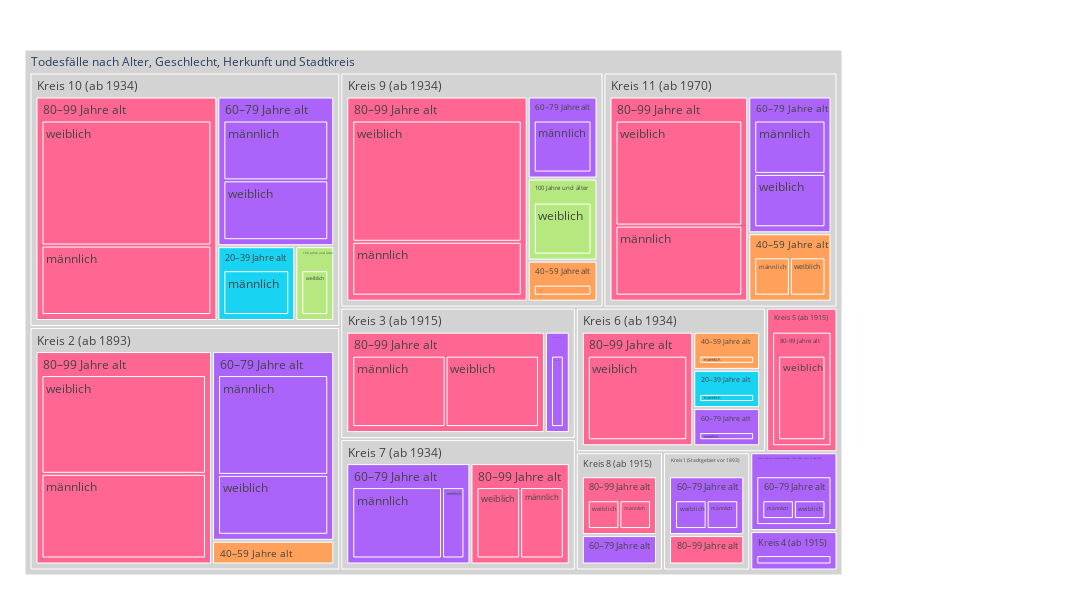

Here is the notebook cell this chart was saved with:
### Code cell
my_Title = "Todesfälle nach Alter, Geschlecht, Herkunft und Stadtkreis"

fig = px.treemap(myTreemapAgg.reset_index(), path=[px.Constant(my_Title),'KreiseZH_lang', 'ALT_lang', 'SEX_lang']
                 , values='sum_WBev'
                 , color='ALT_lang'
                 ## bei discrete scales (bei Klassen und Strings):                 
                 #, color_discrete_map={'(?)':'lightgrey','EVP':'gold', 'Ausländer/in':'#FF3030', 'PdA':'#EE3B3B', 'Grüne':'#A2CD5A','GLP':'#CAFF70','Die Mitte':'orange','FDP':'#104E8B','AL':'deeppink','SVP':'forestgreen', 'FL ZÜRI':'#8B864E','Volt':'#lightblue' }         
                 , color_discrete_map={'(?)':'lightgrey','Schweizer/in':'gold', 'SP':'#FF3030' }               
                 ## bei continuous scales (bei Zahlenwerten):
                , color_continuous_scale='blues'
                #, color_continuous_midpoint=np.average(df['AnzBestWir'], weights=df['AnzBestWir'])   
                 ,height=600
                 ,width=1100
                )
fig.update_traces(root_color="grey")
fig.update_layout(margin = dict(t=50, l=25, r=250, b=25))
fig.data[0].hovertemplate = '%{label}<br><br>AnzPers:<br>%{value}<extra></extra>'
fig.show()

### Figure 1 — Plotly figure (JSON) as saved in the notebook; plotly's stock layout.template omitted (floating-point values rounded to 4 significant figures)
{"data": [{"branchvalues": "total", "customdata": [["60–79 Jahre alt"], ["60–79 Jahre alt"], ["40–59 Jahre alt"], ["40–59 Jahre alt"], ["40–59 Jahre alt"], ["20–39 Jahre alt"], ["60–79 Jahre alt"], ["60–79 Jahre alt"], ["60–79 Jahre alt"], ["60–79 Jahre alt"], ["80–99 Jahre alt"], ["20–39 Jahre alt"], ["20–39 Jahre alt"], ["40–59 Jahre alt"], ["60–79 Jahre alt"], ["60–79 Jahre alt"], ["80–99 Jahre alt"], ["80–99 Jahre alt"], ["60–79 Jahre alt"], ["80–99 Jahre alt"], ["80–99 Jahre alt"], ["60–79 Jahre alt"], ["100 Jahre und älter"], ["100 Jahre und älter"], ["(?)"], ["80–99 Jahre alt"], ["(?)"], ["(?)"], ["80–99 Jahre alt"], ["80–99 Jahre alt"], ["80–99 Jahre alt"], ["60–79 Jahre alt"], ["80–99 Jahre alt"], ["60–79 Jahre alt"], ["80–99 Jahre alt"], ["80–99 Jahre alt"], ["60–79 Jahre alt"], ["80–99 Jahre alt"], ["80–99 Jahre alt"], ["80–99 Jahre alt"], ["60–79 Jahre alt"], ["60–79 Jahre alt"], ["60–79 Jahre alt"], ["60–79 Jahre alt"], ["(?)"], ["(?)"], ["(?)"], ["80–99 Jahre alt"], ["(?)"], ["80–99 Jahre alt"], ["80–99 Jahre alt"], ["40–59 Jahre alt"], ["60–79 Jahre alt"], ["20–39 Jahre alt"], ["60–79 Jahre alt"], ["80–99 Jahre alt"], ["(?)"], ["(?)"], ["40–59 Jahre alt"], ["80–99 Jahre alt"], ["80–99 Jahre alt"], ["80–99 Jahre alt"], ["80–99 Jahre alt"], ["80–99 Jahre alt"], ["80–99 Jahre alt"], ["60–79 Jahre alt"], ["60–79 Jahre alt"], ["60–79 Jahre alt"], ["60–79 Jahre alt"], ["60–79 Jahre alt"], ["60–79 Jahre alt"], ["60–79 Jahre alt"], ["80–99 Jahre alt"], ["60–79 Jahre alt"], ["40–59 Jahre alt"], ["40–59 Jahre alt"], ["100 Jahre und älter"], ["60–79 Jahre alt"], ["60–79 Jahre alt"], ["100 Jahre und älter"], ["80–99 Jahre alt"], ["80–99 Jahre alt"], ["60–79 Jahre alt"], ["40–59 Jahre alt"], ["(?)"]], "domain": {"x": [0, 1], "y": [0, 1]}, "hovertemplate": "%{label}<br><br>AnzPers:<br>%{value}<extra></extra>", "ids": ["Todesfälle nach Alter, Geschlecht, Herkunft und Stadtkreis/Kreis 4 (ab 1915)", "Todesfälle nach Alter, Geschlecht, Herkunft und Stadtkreis/Kreis 1 (Stadtgebiet vor 1893)/60–79 Jahre alt/weiblich", "Todesfälle nach Alter, Geschlecht, Herkunft und Stadtkreis/Kreis 2 (ab 1893)/40–59 Jahre alt", "Todesfälle nach Alter, Geschlecht, Herkunft und Stadtkreis/Kreis 6 (ab 1934)/40–59 Jahre alt", "Todesfälle nach Alter, Geschlecht, Herkunft und Stadtkreis/Kreis 9 (ab 1934)/40–59 Jahre alt", "Todesfälle nach Alter, Geschlecht, Herkunft und Stadtkreis/Kreis 10 (ab 1934)/20–39 Jahre alt/männlich", "Todesfälle nach Alter, Geschlecht, Herkunft und Stadtkreis/Kreis 4 (ab 1915)/60–79 Jahre alt/männlich", "Todesfälle nach Alter, Geschlecht, Herkunft und Stadtkreis/Kreis 11 (ab 1970)/60–79 Jahre alt", "Todesfälle nach Alter, Geschlecht, Herkunft und Stadtkreis/Kreis 2 (ab 1893)/60–79 Jahre alt", "Todesfälle nach Alter, Geschlecht, Herkunft und Stadtkreis/Kreis 3 (ab 1915)/60–79 Jahre alt", "Todesfälle nach Alter, Geschlecht, Herkunft und Stadtkreis/Kreis 3 (ab 1915)/80–99 Jahre alt/männlich", "Todesfälle nach Alter, Geschlecht, Herkunft und Stadtkreis/Kreis 10 (ab 1934)/20–39 Jahre alt", "Todesfälle nach Alter, Geschlecht, Herkunft und Stadtkreis/Kreis 6 (ab 1934)/20–39 Jahre alt", "Todesfälle nach Alter, Geschlecht, Herkunft und Stadtkreis/Kreis 11 (ab 1970)/40–59 Jahre alt", "Todesfälle nach Alter, Geschlecht, Herkunft und Stadtkreis/Kreis 6 (ab 1934)/60–79 Jahre alt", "Todesfälle nach Alter, Geschlecht, Herkunft und Stadtkreis/Kreis 4 (ab 1915)/60–79 Jahre alt", "Todesfälle nach Alter, Geschlecht, Herkunft und Stadtkreis/Kreis 8 (ab 1915)/80–99 Jahre alt", "Todesfälle nach Alter, Geschlecht, Herkunft und Stadtkreis/Kreis 9 (ab 1934)/80–99 Jahre alt", "Todesfälle nach Alter, Geschlecht, Herkunft und Stadtkreis/Kreis 9 (ab 1934)/60–79 Jahre alt", "Todesfälle nach Alter, Geschlecht, Herkunft und Stadtkreis/Kreis 7 (ab 1934)/80–99 Jahre alt/weiblich", "Todesfälle nach Alter, Geschlecht, Herkunft und Stadtkreis/Kreis 8 (ab 1915)/80–99 Jahre alt/weiblich", "Todesfälle nach Alter, Geschlecht, Herkunft und Stadtkreis/altes Quartier Schwamendingen (1934-1969); Kreis 12 (ab 1970)", "Todesfälle nach Alter, Geschlecht, Herkunft und Stadtkreis/Kreis 10 (ab 1934)/100 Jahre und älter", "Todesfälle nach Alter, Geschlecht, Herkunft und Stadtkreis/Kreis 9 (ab 1934)/100 Jahre und älter", "Todesfälle nach Alter, Geschlecht, Herkunft und Stadtkreis/Kreis 6 (ab 1934)", "Todesfälle nach Alter, Geschlecht, Herkunft und Stadtkreis/Kreis 5 (ab 1915)", "Todesfälle nach Alter, Geschlecht, Herkunft und Stadtkreis/Kreis 3 (ab 1915)", "Todesfälle nach Alter, Geschlecht, Herkunft und Stadtkreis/Kreis 11 (ab 1970)", "Todesfälle nach Alter, Geschlecht, Herkunft und Stadtkreis/Kreis 7 (ab 1934)/80–99 Jahre alt", "Todesfälle nach Alter, Geschlecht, Herkunft und Stadtkreis/Kreis 5 (ab 1915)/80–99 Jahre alt", "Todesfälle nach Alter, Geschlecht, Herkunft und Stadtkreis/Kreis 1 (Stadtgebiet vor 1893)/80–99 Jahre alt", "Todesfälle nach Alter, Geschlecht, Herkunft und Stadtkreis/altes Quartier Schwamendingen (1934-1969); Kreis 12 (ab 1970)/60–79 Jahre alt", "Todesfälle nach Alter, Geschlecht, Herkunft und Stadtkreis/Kreis 6 (ab 1934)/80–99 Jahre alt/weiblich", "Todesfälle nach Alter, Geschlecht, Herkunft und Stadtkreis/Kreis 7 (ab 1934)/60–79 Jahre alt", "Todesfälle nach Alter, Geschlecht, Herkunft und Stadtkreis/Kreis 5 (ab 1915)/80–99 Jahre alt/weiblich", "Todesfälle nach Alter, Geschlecht, Herkunft und Stadtkreis/Kreis 9 (ab 1934)/80–99 Jahre alt/weiblich", "Todesfälle nach Alter, Geschlecht, Herkunft und Stadtkreis/Kreis 11 (ab 1970)/60–79 Jahre alt/männlich", "Todesfälle nach Alter, Geschlecht, Herkunft und Stadtkreis/Kreis 11 (ab 1970)/80–99 Jahre alt/männlich", "Todesfälle nach Alter, Geschlecht, Herkunft und Stadtkreis/Kreis 2 (ab 1893)/80–99 Jahre alt/männlich", "Todesfälle nach Alter, Geschlecht, Herkunft und Stadtkreis/Kreis 8 (ab 1915)/80–99 Jahre alt/männlich", "Todesfälle nach Alter, Geschlecht, Herkunft und Stadtkreis/Kreis 7 (ab 1934)/60–79 Jahre alt/männlich", "Todesfälle nach Alter, Geschlecht, Herkunft und Stadtkreis/Kreis 10 (ab 1934)/60–79 Jahre alt/männlich", "Todesfälle nach Alter, Geschlecht, Herkunft und Stadtkreis/Kreis 1 (Stadtgebiet vor 1893)/60–79 Jahre alt/männlich", "Todesfälle nach Alter, Geschlecht, Herkunft und Stadtkreis/altes Quartier Schwamendingen (1934-1969); Kreis 12 (ab 1970)/60–79 Jahre alt/männlich", "Todesfälle nach Alter, Geschlecht, Herkunft und Stadtkreis/Kreis 2 (ab 1893)", "Todesfälle nach Alter, Geschlecht, Herkunft und Stadtkreis/Kreis 9 (ab 1934)", "Todesfälle nach Alter, Geschlecht, Herkunft und Stadtkreis/Kreis 8 (ab 1915)", "Todesfälle nach Alter, Geschlecht, Herkunft und Stadtkreis/Kreis 11 (ab 1970)/80–99 Jahre alt", "Todesfälle nach Alter, Geschlecht, Herkunft und Stadtkreis/Kreis 7 (ab 1934)", "Todesfälle nach Alter, Geschlecht, Herkunft und Stadtkreis/Kreis 2 (ab 1893)/80–99 Jahre alt", "Todesfälle nach Alter, Geschlecht, Herkunft und Stadtkreis/Kreis 3 (ab 1915)/80–99 Jahre alt", "Todesfälle nach Alter, Geschlecht, Herkunft und Stadtkreis/Kreis 6 (ab 1934)/40–59 Jahre alt/männlich", "Todesfälle nach Alter, Geschlecht, Herkunft und Stadtkreis/Kreis 9 (ab 1934)/60–79 Jahre alt/männlich", "Todesfälle nach Alter, Geschlecht, Herkunft und Stadtkreis/Kreis 6 (ab 1934)/20–39 Jahre alt/männlich", "Todesfälle nach Alter, Geschlecht, Herkunft und Stadtkreis/Kreis 2 (ab 1893)/60–79 Jahre alt/männlich", "Todesfälle nach Alter, Geschlecht, Herkunft und Stadtkreis/Kreis 10 (ab 1934)/80–99 Jahre alt", "Todesfälle nach Alter, Geschlecht, Herkunft und Stadtkreis/Kreis 1 (Stadtgebiet vor 1893)", "Todesfälle nach Alter, Geschlecht, Herkunft und Stadtkreis/Kreis 10 (ab 1934)", "Todesfälle nach Alter, Geschlecht, Herkunft und Stadtkreis/Kreis 11 (ab 1970)/40–59 Jahre alt/männlich", "Todesfälle nach Alter, Geschlecht, Herkunft und Stadtkreis/Kreis 6 (ab 1934)/80–99 Jahre alt", "Todesfälle nach Alter, Geschlecht, Herkunft und Stadtkreis/Kreis 2 (ab 1893)/80–99 Jahre alt/weiblich", "Todesfälle nach Alter, Geschlecht, Herkunft und Stadtkreis/Kreis 10 (ab 1934)/80–99 Jahre alt/männlich", "Todesfälle nach Alter, Geschlecht, Herkunft und Stadtkreis/Kreis 11 (ab 1970)/80–99 Jahre alt/weiblich", "Todesfälle nach Alter, Geschlecht, Herkunft und Stadtkreis/Kreis 3 (ab 1915)/80–99 Jahre alt/weiblich", "Todesfälle nach Alter, Geschlecht, Herkunft und Stadtkreis/Kreis 10 (ab 1934)/80–99 Jahre alt/weiblich", "Todesfälle nach Alter, Geschlecht, Herkunft und Stadtkreis/altes Quartier Schwamendingen (1934-1969); Kreis 12 (ab 1970)/60–79 Jahre alt/weiblich", "Todesfälle nach Alter, Geschlecht, Herkunft und Stadtkreis/Kreis 8 (ab 1915)/60–79 Jahre alt/weiblich", "Todesfälle nach Alter, Geschlecht, Herkunft und Stadtkreis/Kreis 7 (ab 1934)/60–79 Jahre alt/weiblich", "Todesfälle nach Alter, Geschlecht, Herkunft und Stadtkreis/Kreis 6 (ab 1934)/60–79 Jahre alt/weiblich", "Todesfälle nach Alter, Geschlecht, Herkunft und Stadtkreis/Kreis 3 (ab 1915)/60–79 Jahre alt/weiblich", "Todesfälle nach Alter, Geschlecht, Herkunft und Stadtkreis/Kreis 2 (ab 1893)/60–79 Jahre alt/weiblich", "Todesfälle nach Alter, Geschlecht, Herkunft und Stadtkreis/Kreis 11 (ab 1970)/60–79 Jahre alt/weiblich", "Todesfälle nach Alter, Geschlecht, Herkunft und Stadtkreis/Kreis 1 (Stadtgebiet vor 1893)/80–99 Jahre alt/männlich", "Todesfälle nach Alter, Geschlecht, Herkunft und Stadtkreis/Kreis 10 (ab 1934)/60–79 Jahre alt/weiblich", "Todesfälle nach Alter, Geschlecht, Herkunft und Stadtkreis/Kreis 2 (ab 1893)/40–59 Jahre alt/weiblich", "Todesfälle nach Alter, Geschlecht, Herkunft und Stadtkreis/Kreis 11 (ab 1970)/40–59 Jahre alt/weiblich", "Todesfälle nach Alter, Geschlecht, Herkunft und Stadtkreis/Kreis 9 (ab 1934)/100 Jahre und älter/weiblich", "Todesfälle nach Alter, Geschlecht, Herkunft und Stadtkreis/Kreis 1 (Stadtgebiet vor 1893)/60–79 Jahre alt", "Todesfälle nach Alter, Geschlecht, Herkunft und Stadtkreis/Kreis 10 (ab 1934)/60–79 Jahre alt", "Todesfälle nach Alter, Geschlecht, Herkunft und Stadtkreis/Kreis 10 (ab 1934)/100 Jahre und älter/weiblich", "Todesfälle nach Alter, Geschlecht, Herkunft und Stadtkreis/Kreis 9 (ab 1934)/80–99 Jahre alt/männlich", "Todesfälle nach Alter, Geschlecht, Herkunft und Stadtkreis/Kreis 7 (ab 1934)/80–99 Jahre alt/männlich", "Todesfälle nach Alter, Geschlecht, Herkunft und Stadtkreis/Kreis 8 (ab 1915)/60–79 Jahre alt", "Todesfälle nach Alter, Geschlecht, Herkunft und Stadtkreis/Kreis 9 (ab 1934)/40–59 Jahre alt/weiblich", "Todesfälle nach Alter, Geschlecht, Herkunft und Stadtkreis"], "labels": ["Kreis 4 (ab 1915)", "weiblich", "40–59 Jahre alt", "40–59 Jahre alt", "40–59 Jahre alt", "männlich", "männlich", "60–79 Jahre alt", "60–79 Jahre alt", "60–79 Jahre alt", "männlich", "20–39 Jahre alt", "20–39 Jahre alt", "40–59 Jahre alt", "60–79 Jahre alt", "60–79 Jahre alt", "80–99 Jahre alt", "80–99 Jahre alt", "60–79 Jahre alt", "weiblich", "weiblich", "altes Quartier Schwamendingen (1934-1969); Kreis 12 (ab 1970)", "100 Jahre und älter", "100 Jahre und älter", "Kreis 6 (ab 1934)", "Kreis 5 (ab 1915)", "Kreis 3 (ab 1915)", "Kreis 11 (ab 1970)", "80–99 Jahre alt", "80–99 Jahre alt", "80–99 Jahre alt", "60–79 Jahre alt", "weiblich", "60–79 Jahre alt", "weiblich", "weiblich", "männlich", "männlich", "männlich", "männlich", "männlich", "männlich", "männlich", "männlich", "Kreis 2 (ab 1893)", "Kreis 9 (ab 1934)", "Kreis 8 (ab 1915)", "80–99 Jahre alt", "Kreis 7 (ab 1934)", "80–99 Jahre alt", "80–99 Jahre alt", "männlich", "männlich", "männlich", "männlich", "80–99 Jahre alt", "Kreis 1 (Stadtgebiet vor 1893)", "Kreis 10 (ab 1934)", "männlich", "80–99 Jahre alt", "weiblich", "männlich", "weiblich", "weiblich", "weiblich", "weiblich", "weiblich", "weiblich", "weiblich", "weiblich", "weiblich", "weiblich", "männlich", "weiblich", "weiblich", "weiblich", "weiblich", "60–79 Jahre alt", "60–79 Jahre alt", "weiblich", "männlich", "männlich", "60–79 Jahre alt", "weiblich", "Todesfälle nach Alter, Geschlecht, Herkunft und Stadtkreis"], "marker": {"colors": ["#ab63fa", "#ab63fa", "#FFA15A", "#FFA15A", "#FFA15A", "#19d3f3", "#ab63fa", "#ab63fa", "#ab63fa", "#ab63fa", "#FF6692", "#19d3f3", "#19d3f3", "#FFA15A", "#ab63fa", "#ab63fa", "#FF6692", "#FF6692", "#ab63fa", "#FF6692", "#FF6692", "#ab63fa", "#B6E880", "#B6E880", "lightgrey", "#FF6692", "lightgrey", "lightgrey", "#FF6692", "#FF6692", "#FF6692", "#ab63fa", "#FF6692", "#ab63fa", "#FF6692", "#FF6692", "#ab63fa", "#FF6692", "#FF6692", "#FF6692", "#ab63fa", "#ab63fa", "#ab63fa", "#ab63fa", "lightgrey", "lightgrey", "lightgrey", "#FF6692", "lightgrey", "#FF6692", "#FF6692", "#FFA15A", "#ab63fa", "#19d3f3", "#ab63fa", "#FF6692", "lightgrey", "lightgrey", "#FFA15A", "#FF6692", "#FF6692", "#FF6692", "#FF6692", "#FF6692", "#FF6692", "#ab63fa", "#ab63fa", "#ab63fa", "#ab63fa", "#ab63fa", "#ab63fa", "#ab63fa", "#FF6692", "#ab63fa", "#FFA15A", "#FFA15A", "#B6E880", "#ab63fa", "#ab63fa", "#B6E880", "#FF6692", "#FF6692", "#ab63fa", "#FFA15A", "lightgrey"]}, "name": "", "parents": ["Todesfälle nach Alter, Geschlecht, Herkunft und Stadtkreis", "Todesfälle nach Alter, Geschlecht, Herkunft und Stadtkreis/Kreis 1 (Stadtgebiet vor 1893)/60–79 Jahre alt", "Todesfälle nach Alter, Geschlecht, Herkunft und Stadtkreis/Kreis 2 (ab 1893)", "Todesfälle nach Alter, Geschlecht, Herkunft und Stadtkreis/Kreis 6 (ab 1934)", "Todesfälle nach Alter, Geschlecht, Herkunft und Stadtkreis/Kreis 9 (ab 1934)", "Todesfälle nach Alter, Geschlecht, Herkunft und Stadtkreis/Kreis 10 (ab 1934)/20–39 Jahre alt", "Todesfälle nach Alter, Geschlecht, Herkunft und Stadtkreis/Kreis 4 (ab 1915)/60–79 Jahre alt", "Todesfälle nach Alter, Geschlecht, Herkunft und Stadtkreis/Kreis 11 (ab 1970)", "Todesfälle nach Alter, Geschlecht, Herkunft und Stadtkreis/Kreis 2 (ab 1893)", "Todesfälle nach Alter, Geschlecht, Herkunft und Stadtkreis/Kreis 3 (ab 1915)", "Todesfälle nach Alter, Geschlecht, Herkunft und Stadtkreis/Kreis 3 (ab 1915)/80–99 Jahre alt", "Todesfälle nach Alter, Geschlecht, Herkunft und Stadtkreis/Kreis 10 (ab 1934)", "Todesfälle nach Alter, Geschlecht, Herkunft und Stadtkreis/Kreis 6 (ab 1934)", "Todesfälle nach Alter, Geschlecht, Herkunft und Stadtkreis/Kreis 11 (ab 1970)", "Todesfälle nach Alter, Geschlecht, Herkunft und Stadtkreis/Kreis 6 (ab 1934)", "Todesfälle nach Alter, Geschlecht, Herkunft und Stadtkreis/Kreis 4 (ab 1915)", "Todesfälle nach Alter, Geschlecht, Herkunft und Stadtkreis/Kreis 8 (ab 1915)", "Todesfälle nach Alter, Geschlecht, Herkunft und Stadtkreis/Kreis 9 (ab 1934)", "Todesfälle nach Alter, Geschlecht, Herkunft und Stadtkreis/Kreis 9 (ab 1934)", "Todesfälle nach Alter, Geschlecht, Herkunft und Stadtkreis/Kreis 7 (ab 1934)/80–99 Jahre alt", "Todesfälle nach Alter, Geschlecht, Herkunft und Stadtkreis/Kreis 8 (ab 1915)/80–99 Jahre alt", "Todesfälle nach Alter, Geschlecht, Herkunft und Stadtkreis", "Todesfälle nach Alter, Geschlecht, Herkunft und Stadtkreis/Kreis 10 (ab 1934)", "Todesfälle nach Alter, Geschlecht, Herkunft und Stadtkreis/Kreis 9 (ab 1934)", "Todesfälle nach Alter, Geschlecht, Herkunft und Stadtkreis", "Todesfälle nach Alter, Geschlecht, Herkunft und Stadtkreis", "Todesfälle nach Alter, Geschlecht, Herkunft und Stadtkreis", "Todesfälle nach Alter, Geschlecht, Herkunft und Stadtkreis", "Todesfälle nach Alter, Geschlecht, Herkunft und Stadtkreis/Kreis 7 (ab 1934)", "Todesfälle nach Alter, Geschlecht, Herkunft und Stadtkreis/Kreis 5 (ab 1915)", "Todesfälle nach Alter, Geschlecht, Herkunft und Stadtkreis/Kreis 1 (Stadtgebiet vor 1893)", "Todesfälle nach Alter, Geschlecht, Herkunft und Stadtkreis/altes Quartier Schwamendingen (1934-1969); Kreis 12 (ab 1970)", "Todesfälle nach Alter, Geschlecht, Herkunft und Stadtkreis/Kreis 6 (ab 1934)/80–99 Jahre alt", "Todesfälle nach Alter, Geschlecht, Herkunft und Stadtkreis/Kreis 7 (ab 1934)", "Todesfälle nach Alter, Geschlecht, Herkunft und Stadtkreis/Kreis 5 (ab 1915)/80–99 Jahre alt", "Todesfälle nach Alter, Geschlecht, Herkunft und Stadtkreis/Kreis 9 (ab 1934)/80–99 Jahre alt", "Todesfälle nach Alter, Geschlecht, Herkunft und Stadtkreis/Kreis 11 (ab 1970)/60–79 Jahre alt", "Todesfälle nach Alter, Geschlecht, Herkunft und Stadtkreis/Kreis 11 (ab 1970)/80–99 Jahre alt", "Todesfälle nach Alter, Geschlecht, Herkunft und Stadtkreis/Kreis 2 (ab 1893)/80–99 Jahre alt", "Todesfälle nach Alter, Geschlecht, Herkunft und Stadtkreis/Kreis 8 (ab 1915)/80–99 Jahre alt", "Todesfälle nach Alter, Geschlecht, Herkunft und Stadtkreis/Kreis 7 (ab 1934)/60–79 Jahre alt", "Todesfälle nach Alter, Geschlecht, Herkunft und Stadtkreis/Kreis 10 (ab 1934)/60–79 Jahre alt", "Todesfälle nach Alter, Geschlecht, Herkunft und Stadtkreis/Kreis 1 (Stadtgebiet vor 1893)/60–79 Jahre alt", "Todesfälle nach Alter, Geschlecht, Herkunft und Stadtkreis/altes Quartier Schwamendingen (1934-1969); Kreis 12 (ab 1970)/60–79 Jahre alt", "Todesfälle nach Alter, Geschlecht, Herkunft und Stadtkreis", "Todesfälle nach Alter, Geschlecht, Herkunft und Stadtkreis", "Todesfälle nach Alter, Geschlecht, Herkunft und Stadtkreis", "Todesfälle nach Alter, Geschlecht, Herkunft und Stadtkreis/Kreis 11 (ab 1970)", "Todesfälle nach Alter, Geschlecht, Herkunft und Stadtkreis", "Todesfälle nach Alter, Geschlecht, Herkunft und Stadtkreis/Kreis 2 (ab 1893)", "Todesfälle nach Alter, Geschlecht, Herkunft und Stadtkreis/Kreis 3 (ab 1915)", "Todesfälle nach Alter, Geschlecht, Herkunft und Stadtkreis/Kreis 6 (ab 1934)/40–59 Jahre alt", "Todesfälle nach Alter, Geschlecht, Herkunft und Stadtkreis/Kreis 9 (ab 1934)/60–79 Jahre alt", "Todesfälle nach Alter, Geschlecht, Herkunft und Stadtkreis/Kreis 6 (ab 1934)/20–39 Jahre alt", "Todesfälle nach Alter, Geschlecht, Herkunft und Stadtkreis/Kreis 2 (ab 1893)/60–79 Jahre alt", "Todesfälle nach Alter, Geschlecht, Herkunft und Stadtkreis/Kreis 10 (ab 1934)", "Todesfälle nach Alter, Geschlecht, Herkunft und Stadtkreis", "Todesfälle nach Alter, Geschlecht, Herkunft und Stadtkreis", "Todesfälle nach Alter, Geschlecht, Herkunft und Stadtkreis/Kreis 11 (ab 1970)/40–59 Jahre alt", "Todesfälle nach Alter, Geschlecht, Herkunft und Stadtkreis/Kreis 6 (ab 1934)", "Todesfälle nach Alter, Geschlecht, Herkunft und Stadtkreis/Kreis 2 (ab 1893)/80–99 Jahre alt", "Todesfälle nach Alter, Geschlecht, Herkunft und Stadtkreis/Kreis 10 (ab 1934)/80–99 Jahre alt", "Todesfälle nach Alter, Geschlecht, Herkunft und Stadtkreis/Kreis 11 (ab 1970)/80–99 Jahre alt", "Todesfälle nach Alter, Geschlecht, Herkunft und Stadtkreis/Kreis 3 (ab 1915)/80–99 Jahre alt", "Todesfälle nach Alter, Geschlecht, Herkunft und Stadtkreis/Kreis 10 (ab 1934)/80–99 Jahre alt", "Todesfälle nach Alter, Geschlecht, Herkunft und Stadtkreis/altes Quartier Schwamendingen (1934-1969); Kreis 12 (ab 1970)/60–79 Jahre alt", "Todesfälle nach Alter, Geschlecht, Herkunft und Stadtkreis/Kreis 8 (ab 1915)/60–79 Jahre alt", "Todesfälle nach Alter, Geschlecht, Herkunft und Stadtkreis/Kreis 7 (ab 1934)/60–79 Jahre alt", "Todesfälle nach Alter, Geschlecht, Herkunft und Stadtkreis/Kreis 6 (ab 1934)/60–79 Jahre alt", "Todesfälle nach Alter, Geschlecht, Herkunft und Stadtkreis/Kreis 3 (ab 1915)/60–79 Jahre alt", "Todesfälle nach Alter, Geschlecht, Herkunft und Stadtkreis/Kreis 2 (ab 1893)/60–79 Jahre alt", "Todesfälle nach Alter, Geschlecht, Herkunft und Stadtkreis/Kreis 11 (ab 1970)/60–79 Jahre alt", "Todesfälle nach Alter, Geschlecht, Herkunft und Stadtkreis/Kreis 1 (Stadtgebiet vor 1893)/80–99 Jahre alt", "Todesfälle nach Alter, Geschlecht, Herkunft und Stadtkreis/Kreis 10 (ab 1934)/60–79 Jahre alt", "Todesfälle nach Alter, Geschlecht, Herkunft und Stadtkreis/Kreis 2 (ab 1893)/40–59 Jahre alt", "Todesfälle nach Alter, Geschlecht, Herkunft und Stadtkreis/Kreis 11 (ab 1970)/40–59 Jahre alt", "Todesfälle nach Alter, Geschlecht, Herkunft und Stadtkreis/Kreis 9 (ab 1934)/100 Jahre und älter", "Todesfälle nach Alter, Geschlecht, Herkunft und Stadtkreis/Kreis 1 (Stadtgebiet vor 1893)", "Todesfälle nach Alter, Geschlecht, Herkunft und Stadtkreis/Kreis 10 (ab 1934)", "Todesfälle nach Alter, Geschlecht, Herkunft und Stadtkreis/Kreis 10 (ab 1934)/100 Jahre und älter", "Todesfälle nach Alter, Geschlecht, Herkunft und Stadtkreis/Kreis 9 (ab 1934)/80–99 Jahre alt", "Todesfälle nach Alter, Geschlecht, Herkunft und Stadtkreis/Kreis 7 (ab 1934)/80–99 Jahre alt", "Todesfälle nach Alter, Geschlecht, Herkunft und Stadtkreis/Kreis 8 (ab 1915)", "Todesfälle nach Alter, Geschlecht, Herkunft und Stadtkreis/Kreis 9 (ab 1934)/40–59 Jahre alt", ""], "root": {"color": "grey"}, "type": "treemap", "values": [2, 2, 2, 2, 2, 4, 2, 8, 16, 2, 8, 4, 2, 4, 2, 2, 4, 26, 4, 4, 2, 4, 2, 4, 16, 6, 18, 32, 8, 6, 2, 4, 10, 10, 6, 18, 4, 8, 12, 2, 8, 6, 2, 2, 44, 36, 6, 20, 18, 26, 16, 2, 4, 2, 10, 28, 6, 46, 2, 10, 14, 10, 12, 8, 18, 2, 2, 2, 2, 2, 6, 4, 2, 6, 2, 2, 4, 4, 12, 2, 8, 4, 2, 2, 234]}], "layout": {"height": 600, "legend": {"tracegroupgap": 0}, "margin": {"b": 25, "l": 25, "r": 250, "t": 50}, "width": 1100}}
